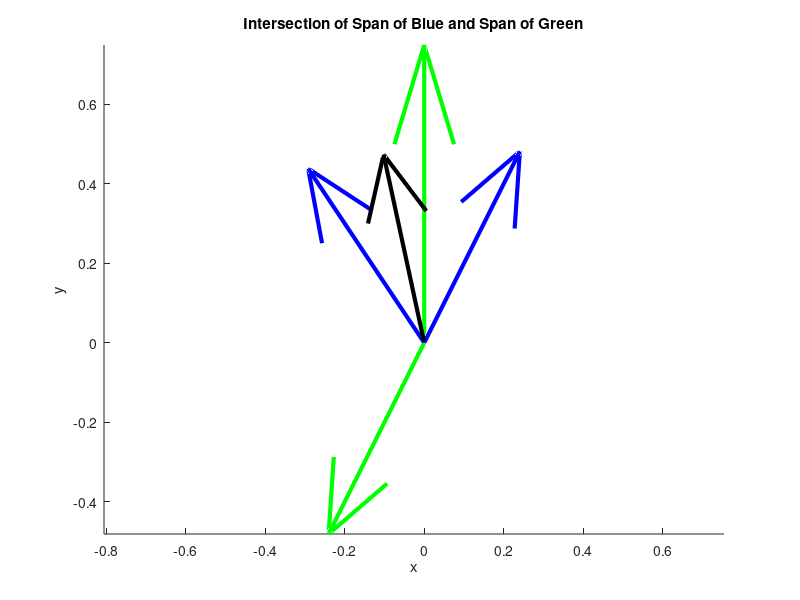

Source code (MATLAB):
% Use QR decomposition to determine the intersection of two planes defined by
% the span of two pairs of vectors.
%
% Problem 7.4 from Trefethen & Bau's "Numerical Linear Algebra" with help
% from Yan Zeng's 2009 solution manual.
%

close all;
clear;

  % If true, use "pretty" basis vectors to intersect.  Otherwise, use
  % randomly generated ones.
demo = true;

  % Origin
o = [0 0 0]';

  % x1, y1 span A1
  % x2, y2 span A2
if demo
  x1 = [ 1 2 3]';
  y1 = [ -2 3 5]';
  x2 = [ 0 3 2]';
  y2 = [ -1 -2 3]';
else
    % seems to suck just slighly less than randn alone
  x1 = sign(randn(3,1)).*rand(3,1);
  y1 = sign(randn(3,1)).*rand(3,1);
  x2 = sign(randn(3,1)).*rand(3,1);
  y2 = sign(randn(3,1)).*rand(3,1);
end
  % Cross product to form 3rd subspace and locate intersection
x3 = cross(x1,y1);
y3 = cross(x2,y2);

  % Normalize plotted vectors
x1_hat = x1/norm(x1);
y1_hat = y1/norm(y1);
x2_hat = x2/norm(x2);
y2_hat = y2/norm(y2);
x3_hat = x3/norm(x3);
y3_hat = y3/norm(y3);

  % Locate intersection of planes spanned by A1 and A2
A3 = [x3 y3];
[Q3, R3] = qr(A3);
  % x3 and y3 are scalar mutiples of corresponding q3 vectors
% x3 ./ Q1(:,3);
% y3 ./ Q2(:,3);
v = cross(Q3(:,1),Q3(:,2));
v_hat = v/norm(v);

  % Plot
figure;  hold on;
quiver3(o(1), o(2), o(3), x1_hat(1), x1_hat(2), x1_hat(3),...
                         'color', [0, 0, 1], 'linewidth', 3);
quiver3(o(1), o(2), o(3), y1_hat(1), y1_hat(2), y1_hat(3),...
                         'color', [0, 0, 1], 'linewidth', 3);
quiver3(o(1), o(2), o(3), x2_hat(1), x2_hat(2), x2_hat(3),...
                         'color', [0, 1, 0], 'linewidth', 3);
quiver3(o(1), o(2), o(3), y2_hat(1), y2_hat(2), y2_hat(3),...
                         'color', [0, 1, 0], 'linewidth', 3);
quiver3(o(1), o(2), o(3), v_hat(1), v_hat(2), v_hat(3),...
                         'color', [0, 0, 0], 'linewidth', 3);
title('Intersection of Span of Blue and Span of Green');
xlabel('x');
ylabel('y');
zlabel('z');

axis equal;
